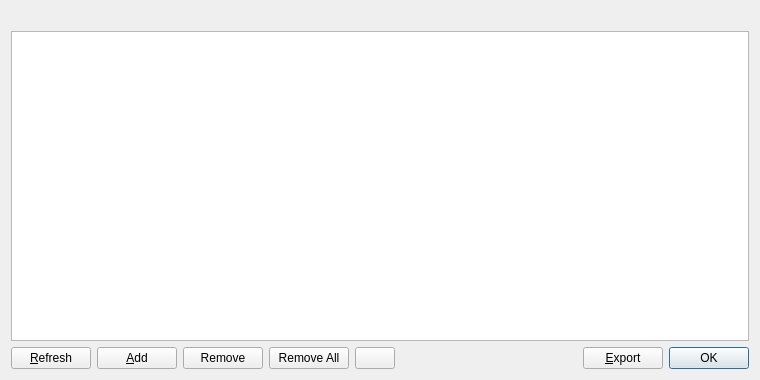
<?xml version="1.0" encoding="UTF-8"?>
<ui version="4.0">
 <class>EditWhitelistOfferDialog</class>
 <widget class="QWidget" name="EditWhitelistOfferDialog">
  <property name="geometry">
   <rect>
    <x>0</x>
    <y>0</y>
    <width>760</width>
    <height>380</height>
   </rect>
  </property>
  <property name="windowTitle">
   <string>My Offer Whitelist</string>
  </property>
  <layout class="QVBoxLayout" name="verticalLayout">
   <item>
    <widget class="QLabel" name="labelExplanation">
     <property name="textFormat">
      <enum>Qt::PlainText</enum>
     </property>
     <property name="wordWrap">
      <bool>true</bool>
     </property>
    </widget>
   </item>
   <item>
    <widget class="QTableView" name="tableView">
     <property name="contextMenuPolicy">
      <enum>Qt::CustomContextMenu</enum>
     </property>
     <property name="toolTip">
      <string/>
     </property>
     <property name="tabKeyNavigation">
      <bool>false</bool>
     </property>
     <property name="alternatingRowColors">
      <bool>true</bool>
     </property>
     <property name="selectionMode">
      <enum>QAbstractItemView::SingleSelection</enum>
     </property>
     <property name="selectionBehavior">
      <enum>QAbstractItemView::SelectRows</enum>
     </property>
     <property name="sortingEnabled">
      <bool>true</bool>
     </property>
     <attribute name="verticalHeaderVisible">
      <bool>false</bool>
     </attribute>
    </widget>
   </item>
   <item>
    <layout class="QHBoxLayout" name="horizontalLayout">
     <item>
      <widget class="QPushButton" name="refreshButton">
       <property name="maximumSize">
        <size>
         <width>16777215</width>
         <height>48</height>
        </size>
       </property>
       <property name="text">
        <string>&amp;Refresh</string>
       </property>
       <property name="icon">
        <iconset resource="../bitcoin.qrc">
         <normaloff>:/icons/refresh</normaloff>:/icons/refresh</iconset>
       </property>
      </widget>
     </item>
     <item>
      <widget class="QPushButton" name="newEntry">
       <property name="toolTip">
        <string>Copy the currently selected alias to the system clipboard</string>
       </property>
       <property name="text">
        <string>&amp;Add</string>
       </property>
       <property name="icon">
        <iconset resource="../bitcoin.qrc">
         <normaloff>:/icons/add</normaloff>:/icons/add</iconset>
       </property>
      </widget>
     </item>
     <item>
      <widget class="QPushButton" name="removeButton">
       <property name="text">
        <string>Remove</string>
       </property>
       <property name="icon">
        <iconset resource="../bitcoin.qrc">
         <normaloff>:/icons/remove</normaloff>:/icons/remove</iconset>
       </property>
      </widget>
     </item>
     <item>
      <widget class="QPushButton" name="removeAllButton">
       <property name="text">
        <string>Remove All</string>
       </property>
       <property name="icon">
        <iconset resource="../bitcoin.qrc">
         <normaloff>:/icons/remove</normaloff>:/icons/remove</iconset>
       </property>
      </widget>
     </item>
     <item>
      <widget class="QPushButton" name="exclusiveButton">
       <property name="text">
        <string/>
       </property>
       <property name="icon">
        <iconset resource="../bitcoin.qrc">
         <normaloff>:/icons/key</normaloff>:/icons/key</iconset>
       </property>
      </widget>
     </item>
     <item>
      <spacer name="horizontalSpacer">
       <property name="orientation">
        <enum>Qt::Horizontal</enum>
       </property>
       <property name="sizeHint" stdset="0">
        <size>
         <width>40</width>
         <height>20</height>
        </size>
       </property>
      </spacer>
     </item>
     <item>
      <widget class="QPushButton" name="exportButton">
       <property name="toolTip">
        <string>Export the data in the current tab to a file</string>
       </property>
       <property name="text">
        <string>&amp;Export</string>
       </property>
       <property name="icon">
        <iconset resource="../bitcoin.qrc">
         <normaloff>:/icons/export</normaloff>:/icons/export</iconset>
       </property>
      </widget>
     </item>
     <item>
      <widget class="QDialogButtonBox" name="buttonBox">
       <property name="sizePolicy">
        <sizepolicy hsizetype="Maximum" vsizetype="Fixed">
         <horstretch>0</horstretch>
         <verstretch>0</verstretch>
        </sizepolicy>
       </property>
       <property name="standardButtons">
        <set>QDialogButtonBox::Ok</set>
       </property>
      </widget>
     </item>
    </layout>
   </item>
  </layout>
 </widget>
 <resources>
  <include location="../bitcoin.qrc"/>
 </resources>
 <connections/>
</ui>
